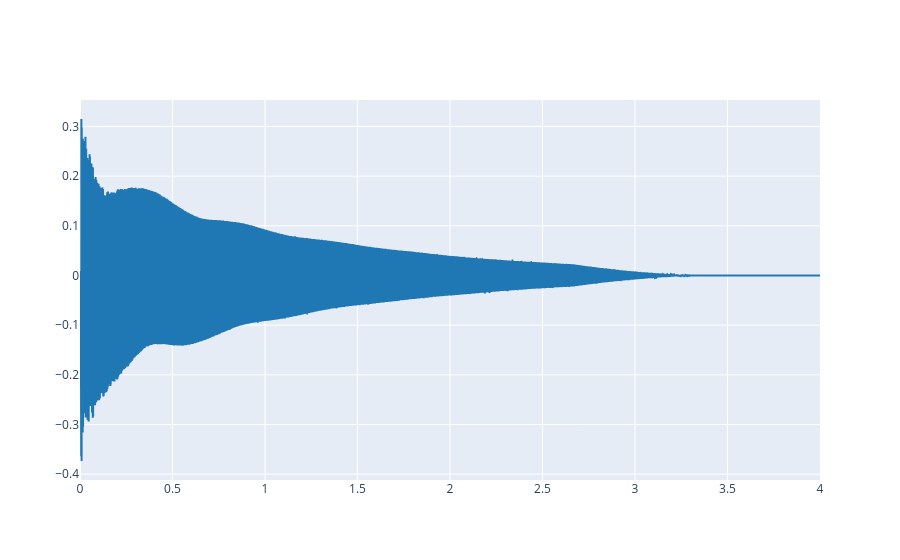

The notebook cell this image was saved under:
### Markdown cell above
Note that `load_audio` function returns two variables: the audio signal (as a one dimensional array of floating point numbers), and the sampling rate (as a integer number). Now we can plot the audio signal:

### Code cell
plot_signals(ref, fs)

### Figure 1 — Plotly figure (JSON) as saved in the notebook; plotly's stock layout.template omitted (floating-point values rounded to 4 significant figures; data arrays with more than 128 entries replaced by an {"elided": "..."} marker saying what was removed)
{"data": [{"line": {"color": "#1f77b4", "shape": "linear"}, "mode": "lines", "name": "audio signal 0", "type": "scatter", "x": {"elided": "176400 float values"}, "y": {"elided": "176400 float values"}}], "layout": {}}
